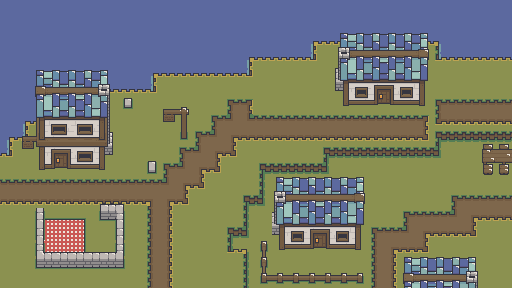

The image is a tile-based game level rendered from a .tmx file. Its description and source (layers, tilesets, objects; grid data summarised) follow:
An orthogonal 32x18 tile map with 16x16 px tiles, 9 tile layers (water, floor, path, props, ...), 8 tilesets and 6 objects.

<map version="1.10" tiledversion="1.11.2" orientation="orthogonal" renderorder="right-down" width="32" height="18" tilewidth="16" tileheight="16" infinite="0" nextlayerid="19" nextobjectid="8">
 <tileset firstgid="1" source="../../assets/tileset/forest/forest_.tsx" />
 <tileset firstgid="199" source="../../assets/tileset/forest/forestPath_.tsx" />
 <tileset firstgid="239" source="../../assets/tileset/house/structures/blueHouse_0_0.tsx" />
 <tileset firstgid="589" source="../../assets/tileset/house/structures/blueHouse_2_0.tsx" />
 <tileset firstgid="1009" source="../../assets/tileset/house/structures/blueShop_0.tsx" />
 <tileset firstgid="1489" source="../../assets/tileset/house/picnicBlanket_.tsx" />
 <tileset firstgid="1524" source="../../assets/tileset/forest/forest_ [fencesAndWalls].tsx" />
 <tileset firstgid="1704" source="../../assets/tileset/house/forestVillageObjects_.tsx" />
 <group id="10" name="Water">
  <layer id="12" name="water" width="32" height="18">
   <data>[576 cells, 120 non-empty, 1 distinct tile ids]</data>
  </layer>
 </group>
 <group id="2" name="Floor">
  <layer id="1" name="floor" width="32" height="18">
   <data>[576 cells, 125 non-empty, 7 distinct tile ids]</data>
  </layer>
  <layer id="6" name="path" width="32" height="18">
   <data>[576 cells, 27 non-empty, 18 distinct tile ids]</data>
  </layer>
  <layer id="18" name="props" width="32" height="18">
   <data>[576 cells, 4 non-empty, 4 distinct tile ids]</data>
  </layer>
  <layer id="8" name="house" width="32" height="18">
   <data>[576 cells, 33 non-empty, 33 distinct tile ids]</data>
  </layer>
 </group>
 <group id="5" name="Elevation1">
  <layer id="9" name="floorE1" width="32" height="18">
   <data>[576 cells, 332 non-empty, 13 distinct tile ids]</data>
  </layer>
  <layer id="15" name="propsE1" width="32" height="18">
   <data>[576 cells, 58 non-empty, 15 distinct tile ids]</data>
  </layer>
  <layer id="16" name="pathE1" width="32" height="18">
   <data>[576 cells, 76 non-empty, 30 distinct tile ids]</data>
  </layer>
  <layer id="17" name="houseE1" width="32" height="18">
   <data>[576 cells, 81 non-empty, 81 distinct tile ids]</data>
  </layer>
 </group>
 <group id="13" name="zone">
  <objectgroup id="14" name="doors">
   <object id="1" x="0" y="281.75" width="241.75" height="5.75">
    <properties>
     <property name="facing" propertytype="FacingDirection" value="SOUTH" />
     <property name="toDoorId" type="int" value="8" />
     <property name="toRoomName" value="forestWorld" />
    </properties>
   </object>
   <object id="3" x="247.818" y="281.818" width="154.364" height="6">
    <properties>
     <property name="facing" propertytype="FacingDirection" value="SOUTH" />
     <property name="toDoorId" type="int" value="10" />
     <property name="toRoomName" value="forestWorld" />
    </properties>
   </object>
   <object id="4" x="481.273" y="286.273" width="30.5455" height="1.63636">
    <properties>
     <property name="facing" propertytype="FacingDirection" value="SOUTH" />
     <property name="toDoorId" type="int" value="11" />
     <property name="toRoomName" value="forestWorld" />
    </properties>
   </object>
   <object id="5" x="0.363636" y="156.636" width="4.45455" height="131.091">
    <properties>
     <property name="facing" propertytype="FacingDirection" value="WEST" />
     <property name="toDoorId" type="int" value="1" />
     <property name="toRoomName" value="forestWorld3" />
    </properties>
   </object>
   <object id="6" x="507.818" y="140.091" width="3.63636" height="147.727">
    <properties>
     <property name="facing" propertytype="FacingDirection" value="EAST" />
     <property name="toDoorId" type="int" value="2" />
     <property name="toRoomName" value="forestWorld7" />
    </properties>
   </object>
   <object id="7" x="508.364" y="60.5455" width="3.09091" height="70.3636">
    <properties>
     <property name="facing" propertytype="FacingDirection" value="EAST" />
     <property name="toDoorId" type="int" value="3" />
     <property name="toRoomName" value="forestWorld7" />
    </properties>
   </object>
  </objectgroup>
 </group>
</map>
